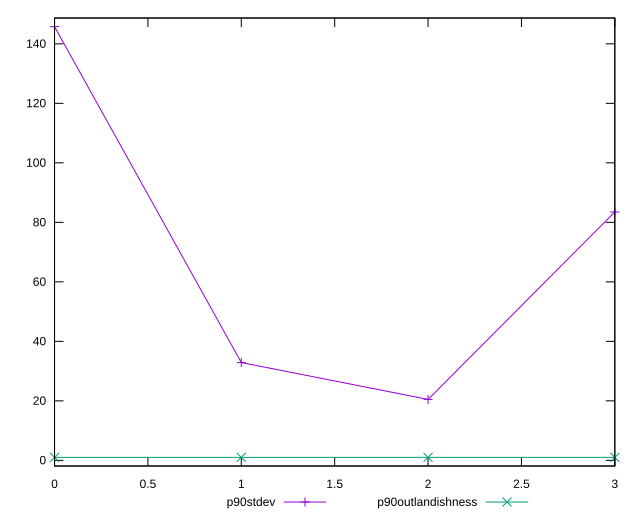

The gnuplot source for this figure:
reset

$p90Stdev <<EOF
0 145.786416289785
1 32.86568021999881
2 20.480799139706477
3 83.50092500941099
EOF

$p90Outlandishness <<EOF
0 1.0067385205524508
1 1.0130071041075608
2 1.0127558612789165
3 0.9976517439454528
EOF

set key outside below
set xrange [0:3]
set yrange [-1.8981235469713384:148.68219158070178]
set trange [-1.8981235469713384:148.68219158070178]
set terminal svg size 640, 520 enhanced background rgb 'white'
set output "reports/report_00032_2021-02-25T10-28-15.087Z/first-meaningful-paint/progression/stddev.svg"

plot $p90Stdev title "p90stdev" with linespoints, \
     $p90Outlandishness title "p90outlandishness" with linespoints

reset
